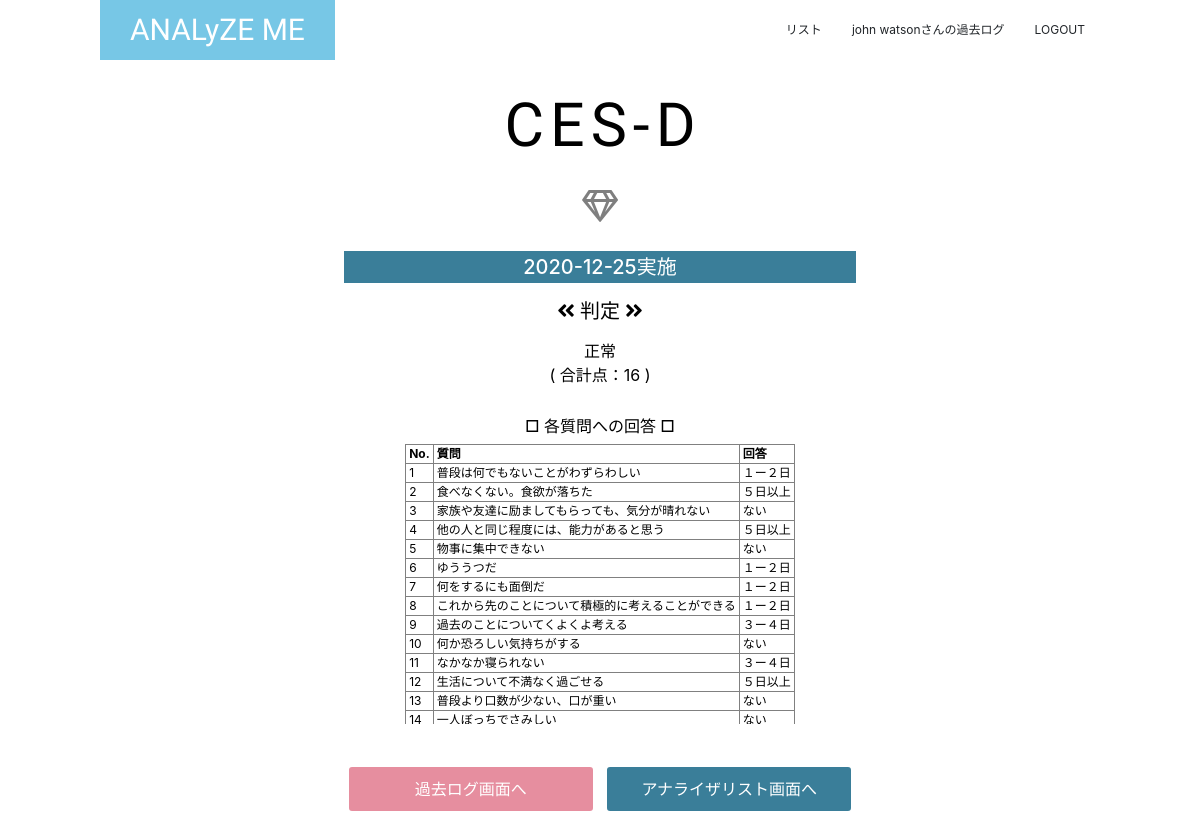
The page /result/ces/1/ (signed in) on the database its author committed.
### analyze_me/models/user.py (models this page shows, shortened)
class User(UserMixin, db.Model):
    __tablename__ = 'user'
    id = db.Column(db.Integer, primary_key=True)
    user_id = db.Column(db.String(50), unique=True)
    name = db.Column(db.String(30))
    password = db.Column(db.String(20), unique=True)
    created_at = db.Column(db.DateTime)
    fu_results = relationship('FU_results')
    eq_results = relationship('EQ_results')
    ces_results = relationship('CES_results')
    pom_results = relationship('POM_results')
    teg_results = relationship('TEG_results')

### analyze_me/models/results.py (models this page shows, shortened)
class CES_results(db.Model):
    __tablename__ = 'ces_results'
    id = db.Column(db.Integer, primary_key=True, nullable=False)
    answers = db.Column(db.PickleType, nullable=True)
    a_sum = db.Column(db.Integer, nullable=True)
    judge = db.Column(db.String(200), nullable=True)
    created_at = db.Column(db.DateTime)
    user_id = db.Column(db.Integer, db.ForeignKey('user.id', onupdate='CASCADE', ondelete='CASCADE'), nullable=False)

### analyze_me/views/views.py (the view)
@views.route('/result/<ex_id>/<result_id>/', methods=['GET'])
@login_required
def result(ex_id, result_id):
    ana = analyzer_service.setting_analyzer(ex_id)
    result = views_service.find_one(ex_id, result_id)
    if ex_id == 'pom' or ex_id == 'teg':
        g_fac, g_sum = graph_service.ex_one_data(ex_id, result_id)
        return render_template('logs/result_graph.html', \
                               ex_id=ex_id, result_id=result_id, \
                               ana=ana, result=result, g_fac=g_fac, g_sum=g_sum)
    else:
        return render_template('logs/result.html', \
                                ex_id=ex_id, result_id=result_id, \
                                ana=ana, result=result)

### analyze_me/__init__.py (called while the page is built)
def create_app():
    app = Flask(__name__)
    app.config.from_object('analyze_me.config')
    db.init_app(app)
    login_manager = LoginManager()
    login_manager.login_view = 'auth.login'
    login_manager.init_app(app)
    from analyze_me.models.user import User
    from analyze_me.models.results import FU_results, EQ_results, \
        CES_results, POM_results, TEG_results
    @login_manager.user_loader
    def load_user(user_id):
        return User.query.get(int(user_id))
    from analyze_me.views.views import views
    app.register_blueprint(views)
    from analyze_me.views.auth import auth
    app.register_blueprint(auth)
    from analyze_me.views.analyzes import analyzes
    app.register_blueprint(analyzes, url_prefix='/analyzes')
    return app

### analyze_me/services/analyzer_service.py (called while the page is built)
def setting_analyzer(ex_id):
    if not ex_id:
        raise Exception
    elif ex_id == "fu":
        return FU()
    elif ex_id == "eq":
        return EQ()
    elif ex_id == 'ces':
        return CES_D()
    elif ex_id == 'pom':
        return POMS()
    elif ex_id == 'teg':
        return TEG()
    print("EX_ID:{}".format(ex_id))

### analyze_me/services/views_service.py (called while the page is built)
def find_one(ex_id, result_id):
    if not result_id:
        raise Exception
    elif ex_id == "fu":
        return FU_results.query.filter_by(id=result_id).first()
    elif ex_id == "eq":
        return EQ_results.query.filter_by(id=result_id).first()
    elif ex_id == "ces":
        return CES_results.query.filter_by(id=result_id).first()
    elif ex_id == "pom":
        return POM_results.query.filter_by(id=result_id).first()
    elif ex_id == "teg":
        return TEG_results.query.filter_by(id=result_id).first()

### analyze_me/templates/logs/result.html
{% extends "layout.html" %}
{% block body %}
<section class="resA">
    <div class="con">
        <h2>{{ ana.name }}</h2>
        <p class="symbol"><span class="far fa-gem"></span></p>
        <h5 class="jishi">
            {{ "{0:%Y-%m-%d}".format(result.created_at) }}実施
        </h5>
        <h5>
            <span class="fas fa-angle-double-left"></span>
            判定
            <span class="fas fa-angle-double-right"></span>
        </h5>
        <p>{{ result.judge }}</p>
        <p class="sum">( 合計点：{{ result.a_sum }} )</p>
        <h6>□ 各質問への回答 □</h6>
        <div class="tbl">
        <table border="1">
            <tr>
                <th>No.</th>
                <th>質問</th>
                <th>回答</th>
            </tr>
            {% for que in range(0, ana.queries|length) %}
            <tr>
                <td>{{ que+1 }}</td>
                <td>{{ ana.queries[que] }}</td>
                <td>{{ result.answers[que] }}</td>
            </tr>
            {% endfor %}
        </table>
        </div>
        <a href="{{ url_for('views.show_logs') }}">過去ログ画面へ</a>
        <a href="{{ url_for('analyzes.analyzer_list') }}" class="list-btn">アナライザリスト画面へ</a>
    </div>
</section>
{% endblock %}

### analyze_me/templates/layout.html (shortened to what this page needs)
<!DOCTYPE html>
<html lang="ja">
<head>
    {% block head %}
    <link rel="stylesheet" href="{{ url_for('static', filename='style.css')}}">
    <link rel="stylesheet" href="https://stackpath.bootstrapcdn.com/bootstrap/4.5.0/css/bootstrap.min.css">
    <link rel="stylesheet" href="https://use.fontawesome.com/releases/v5.15.1/css/all.css">
    {% endblock %}
</head>
<body>
<div>
    <header>
        <nav class="conH">
            <div class="conH-small">
                <a class="headA" href="{{ url_for('views.index') }}">ANALyZE ME</a>
            </div>
            <div class="headB">
                <ul>
                    <li>
                        <a href="{{ url_for('analyzes.analyzer_list') }}">リスト</a>
                    </li>
                    {% if not current_user.is_authenticated %}
                    <li>
                        <a href="{{ url_for('auth.login') }}">LOGIN</a>
                    </li>
                    {% else %}
                    <li>
                        <a href="{{ url_for('views.show_logs') }}"><span>{{ current_user.name }}さんの</span>過去ログ</a>
                    </li>
                    <li>
                        <a href="{{ url_for('auth.logout') }}">LOGOUT</a>
                    </li>
                    {% endif %}
                </ul>
            </div>
        </nav>
    </header>
    {% block body %}{% endblock %}
</div>
</body>
</html>

### analyze_me/static/style.css (style rules this page uses)
:root { --main-color: #77C7E6; --accent-color: #E68E9F; --dark-color: #3A7E99; --opposite-color: #9AE665; --text-bright-color: #fff; --text-dark-color: #000; --gray-color: #ddd; --large-width: 1000px; --middle-width: 900px; }
@media (min-width: 800px) { :root { font-size: 16px; } }
body { margin: 0; font-family: 'メイリオ', 'Hiragino Kaku Gothic Pro', 'sans-serif'; }
.resA { display: flex; align-items: start; justify-content: center; height: 100vh; min-height: 450px; width: 100vw; min-width: 400px; color: #000; color: var(--text-dark-color); text-align: center; margin-left: auto; margin-right: auto; }
.resA .con { margin-top: 60px; max-width: 900px; max-width: var(--middle-width); margin-left: auto; margin-right: auto; padding: 0 15px; }
.resA h2 { margin: 30px 0 0; font-family: 'Big Shoulders Stencil Display', cursive; font-size: 3.8rem; letter-spacing: 0.1em; margin-left: 0.1em; }
.resA h5 { margin: 0 0 1rem; font-size: 1.25rem; }
.resA .symbol { margin: 1.25rem; padding: 0; border: none; outline: none; background: none; font-size: 2rem; opacity: 0.5; }
.resA .jishi { padding: 4px 0; background-color: #3A7E99; background-color: var(--dark-color); color: #fff; color: var(--text-bright-color); }
.resA p { margin: 0; }
.resA .sum { margin: 0 0 30px; }
.resA .tbl { overflow-y: scroll; height: 280px; margin-bottom: 2.5rem; }
.resA table { margin: 0 auto 1rem auto; font-size: 12px; text-align: left; }
.resA table th, .resA table td { padding: 0 3px; }
.resA tr { margin: 1px 1px; }
.resA a { display: inline-block; padding: 10px; margin: 0 2px 0.5rem 2px; width: 250px; border: solid 3px currentColor; border-radius: 6px; background-color: #E68E9F; background-color: var(--accent-color); color: #fff; color: var(--text-bright-color); text-decoration: none; }
.resA .list-btn { background-color: #3A7E99; background-color: var(--dark-color); }
header { position: absolute; top: 0; left: 0; z-index: 100; width: 100%; background-color: rgba(255,255,255,0.5); }
.headA { display: inline-block; line-height: 60px; padding-left: 30px; padding-right: 30px; background-color: #77C7E6; background-color: var(--main-color); color: #fff; color: var(--text-bright-color); font-family: 'Big Shoulders Stencil Display', cursive; font-size: 30px; text-decoration: none; }
.headB ul { margin: 0; padding: 0; list-style: none; }
.headB a { display: block; padding: 15px; color: inherit; font-size: 12px; text-decoration: none; }
@media (min-width: 768px) { header .conH { display: flex; align-items: center; justify-content: space-between; max-width: 1000px; max-width: var(--large-width); margin-left: auto; margin-right: auto; } }
@media (min-width: 768px) { .headB ul { display: flex; } }
@media (min-width: 768px) { .headB { display: block !important; } }

### rows shown on the page
User: name "john watson"
CES_results: created_at "2020-12-25", judge "正常", a_sum "16", answers "１ー２日" "５日以上" "ない" "５日以上" "ない" "１ー２日" "１ー２日" "１ー２日" "３ー４日" "ない" "３ー４日" "５日以上" "ない" "ない"

### other values the page prints
{{ ana.name }} "CES-D"
{{ que+1 }} "1" "2" "3" "4" "5" "6" "7" "8" "9" "10" "11" "12" "13" "14"
{{ ana.queries[que] }} "普段は何でもないことがわずらわしい" "食べなくない。食欲が落ちた" "家族や友達に励ましてもらっても、気分が晴れない" "他の人と同じ程度には、能力があると思う" "物事に集中できない" "ゆううつだ" "何をするにも面倒だ" "これから先のことについて積極的に考えることができる" "過去のことについてくよくよ考える" "何か恐ろしい気持ちがする" "なかなか寝られない" "生活について不満なく過ごせる" "普段より口数が少ない、口が重い" "一人ぼっちでさみしい"
